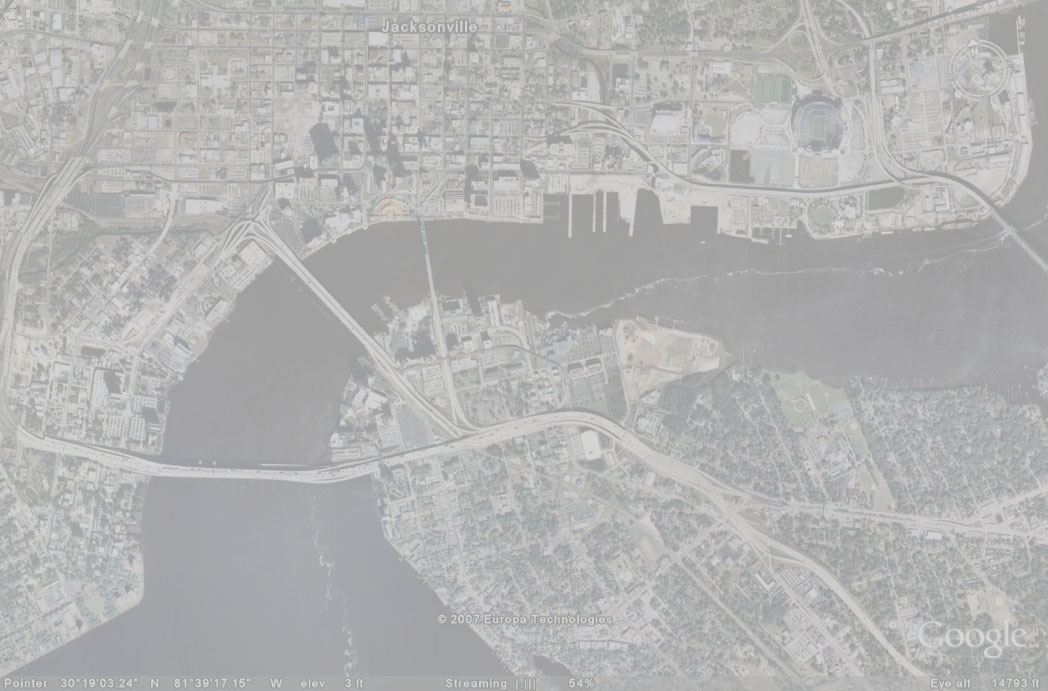
#> input picture sat_map3.jpg, 1048 x 691 px
$ python edges.py
#> lines starting #> are read from the running program, lines starting #| are printed output that depends on the picture
import cv2
import numpy as np
import pywt

img = cv2.imread("sat_map3.jpg")
#> img is the input picture: shape (691, 1048, 3); mean B, G, R 178.8, 179.2, 178.9
gray = cv2.cvtColor(img, cv2.COLOR_BGR2GRAY)

# thick edge detection mask
kernelx = np.array([[1, 1, 1], [0, 0, 0], [-1, -1, -1]])
kernely = np.array([[-1, 0, 1], [-1, 0, 1], [-1, 0, 1]])
kernel_anti_diagonal = np.array([[0, 1, 1], [-1, 0, 1], [-1, -1, 0]])
kernel_main_diagonal = np.array([[-1, -1, 0], [-1, 0, 1], [0, 1, 1]])
kernelx_reversed = np.array([[-1, -1, -1], [0, 0, 0], [1, 1, 1]])
kernely_reversed = np.array([[1, 0, -1], [1, 0, -1], [1, 0, -1]])
kernel_anti_diagonal_reversed = np.array([[0, -1, -1], [1, 0, -1], [1, 1, 0]])
kernel_main_diagonal_reversed = np.array([[1, 1, 0], [1, 0, -1], [0, -1, -1]])

# thin edge detection mask
horizontal = np.array([[-1, -1, -1], [1, 1, 1], [-1, -1, -1]])
vertical = np.array([[-1, 1, -1], [-1, 1, -1], [-1, 1, -1]])
anti_diagonal = np.array([[1, -1, -1], [-1, 1, -1], [-1, -1, 1]])
main_diagonal = np.array([[-1, -1, 1], [-1, 1, -1], [1, -1, -1]])
horizontal_negated = np.array([[1, 1, 1], [-1, -1, -1], [1, 1, 1]])
vertical_negated = np.array([[1, -1, 1], [1, -1, 1], [1, -1, 1]])
anti_diagonal_negated = np.array([[-1, 1, 1], [1, -1, 1], [1, 1, -1]])
main_diagonal_negated = np.array([[1, 1, -1], [1, -1, 1], [-1, 1, 1]])

# applying thick edge detection mask
img_prewittx_reversed = cv2.filter2D(gray, -1, kernelx_reversed)
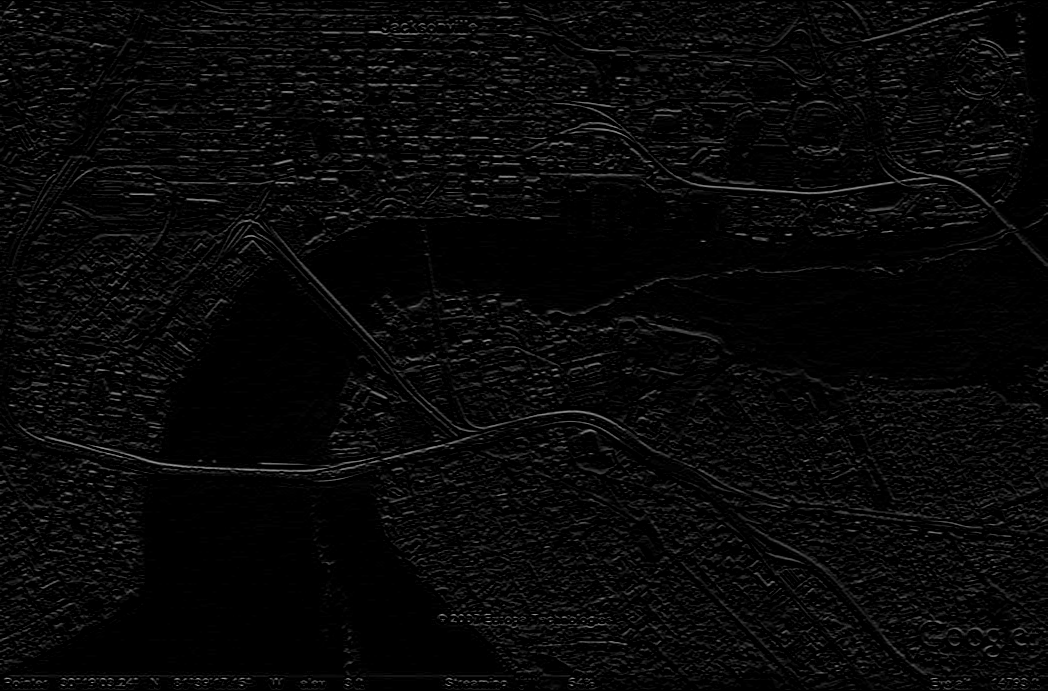
#> img_prewittx_reversed: shape (691, 1048); min 0, max 167, mean 8.2
img_prewitty_reversed = cv2.filter2D(gray, -1, kernely_reversed)
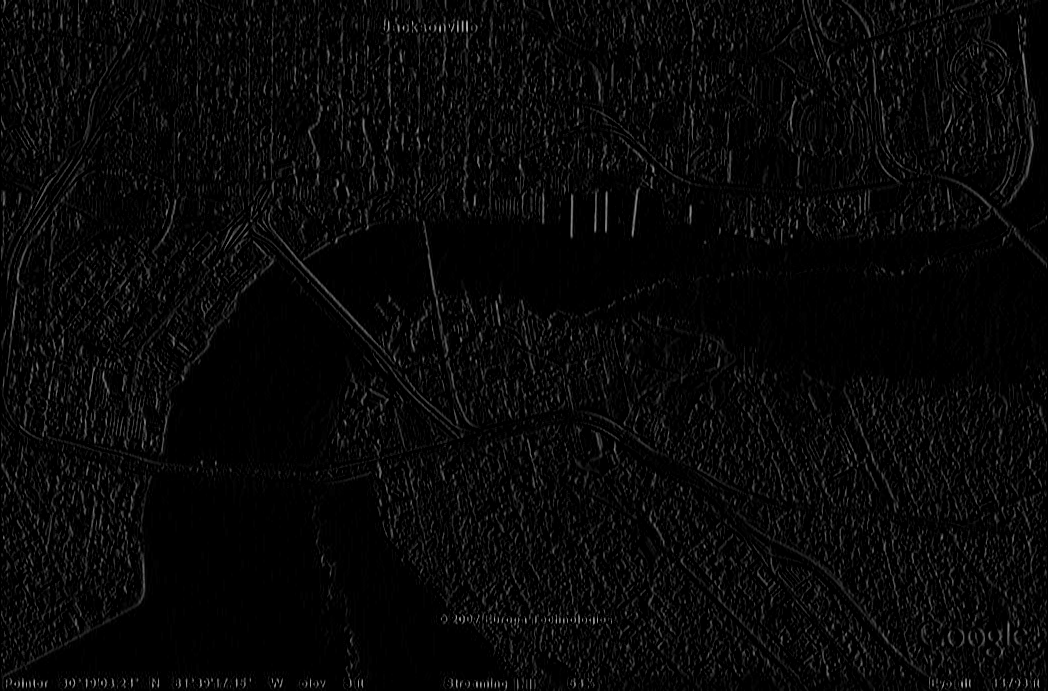
#> img_prewitty_reversed: shape (691, 1048); min 0, max 187, mean 7.9
img_prewitt_anti_diagonal_reversed = cv2.filter2D(
    gray, -1, kernel_anti_diagonal_reversed
)
img_prewitt_main_diagonal_reversed = cv2.filter2D(
    gray, -1, kernel_main_diagonal_reversed
)
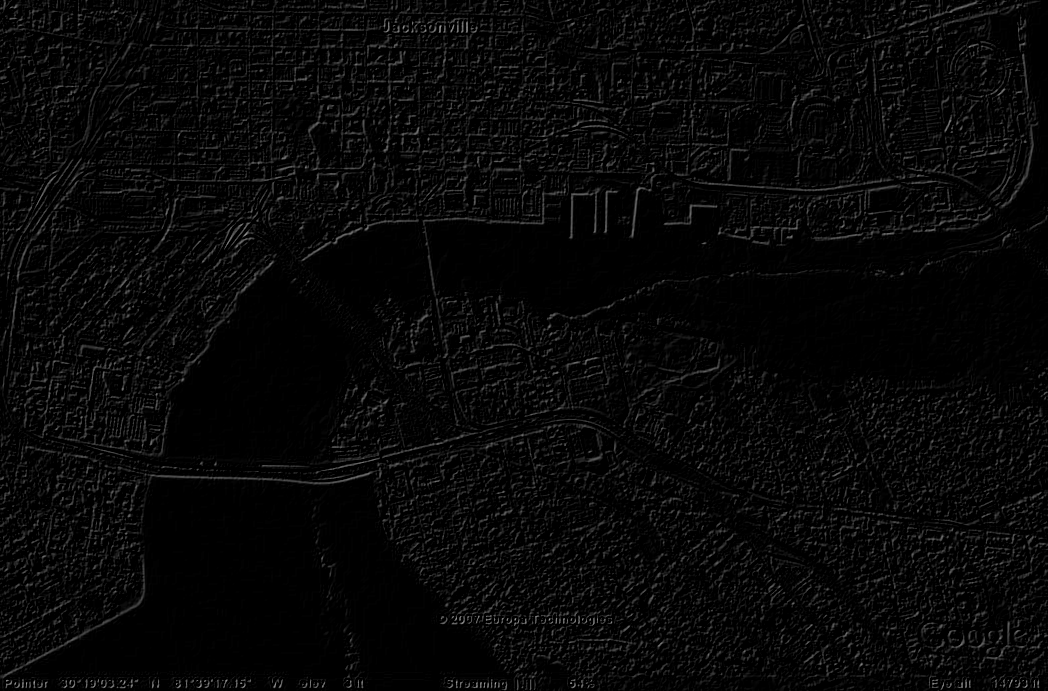
#> img_prewitt_main_diagonal_reversed: shape (691, 1048); min 0, max 170, mean 8
img_prewittx = cv2.filter2D(gray, -1, kernelx)
img_prewitty = cv2.filter2D(gray, -1, kernely)
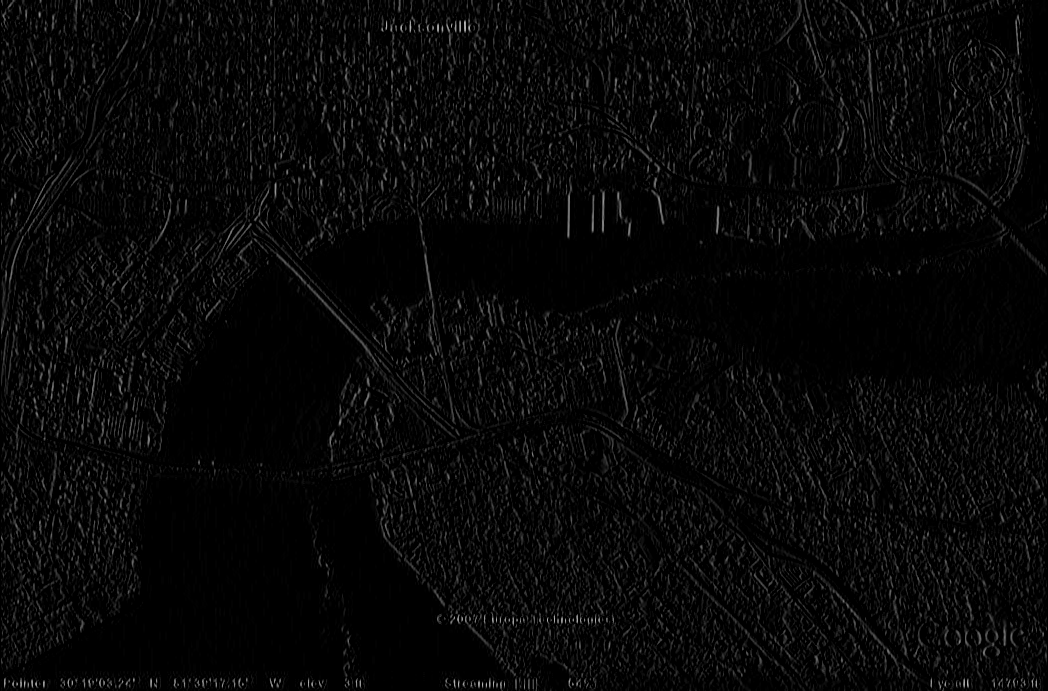
#> img_prewitty: shape (691, 1048); min 0, max 184, mean 7.8
img_prewitt_anti_diagonal = cv2.filter2D(gray, -1, kernel_anti_diagonal)
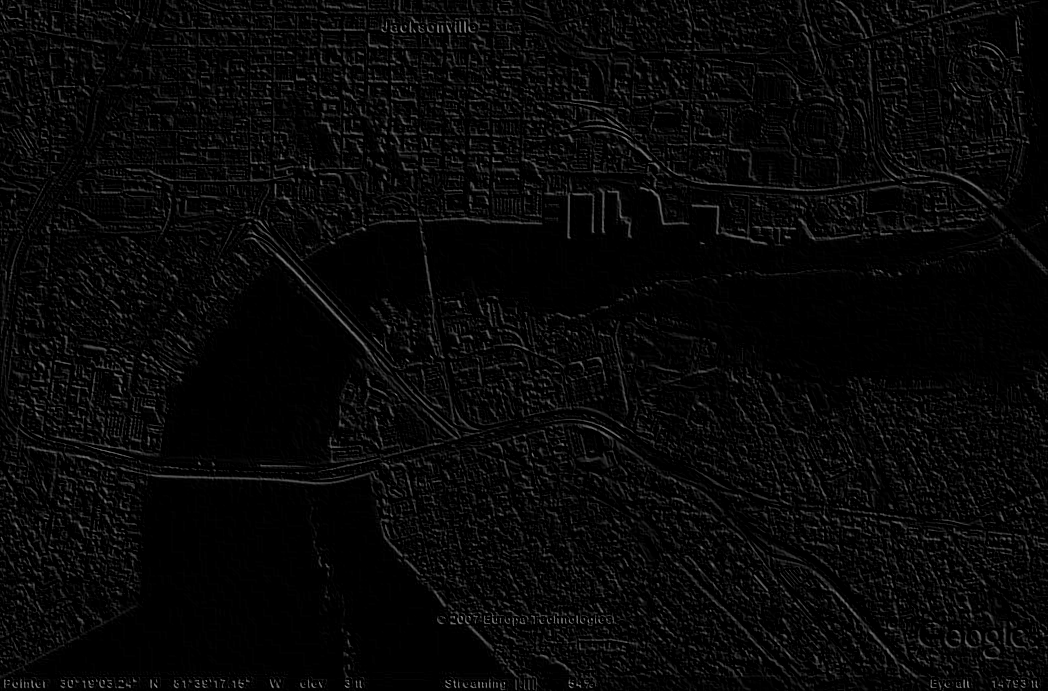
#> img_prewitt_anti_diagonal: shape (691, 1048); min 0, max 183, mean 8.2
img_prewitt_main_diagonal = cv2.filter2D(gray, -1, kernel_main_diagonal)

# applying thin edge detection mask
img_horizontal = cv2.filter2D(gray, -1, horizontal)
#> img_horizontal: shape (691, 1048); every value is 0
img_vertical = cv2.filter2D(gray, -1, vertical)
img_anti_diagonal = cv2.filter2D(gray, -1, anti_diagonal)
img_main_diagonal = cv2.filter2D(gray, -1, main_diagonal)
img_horizontal_negated = cv2.filter2D(gray, -1, horizontal_negated)
#> img_horizontal_negated: shape (691, 1048); every value is 255
img_vertical_negated = cv2.filter2D(gray, -1, vertical_negated)
img_anti_diagonal_negated = cv2.filter2D(gray, -1, anti_diagonal_negated)
img_main_diagonal_negated = cv2.filter2D(gray, -1, main_diagonal_negated)

cv2.imshow(
    "Prewitt",
    img_prewittx
    + img_prewitty
    + img_prewitt_anti_diagonal
    + img_prewitt_main_diagonal
    + img_prewittx_reversed
    + img_prewitty_reversed
    + img_prewitt_anti_diagonal_reversed
    + img_prewitt_main_diagonal_reversed
    + img_horizontal
    + img_vertical
    + img_anti_diagonal
    + img_main_diagonal
    + img_horizontal_negated
    + img_vertical_negated
    + img_anti_diagonal_negated
    + img_main_diagonal_negated,
)
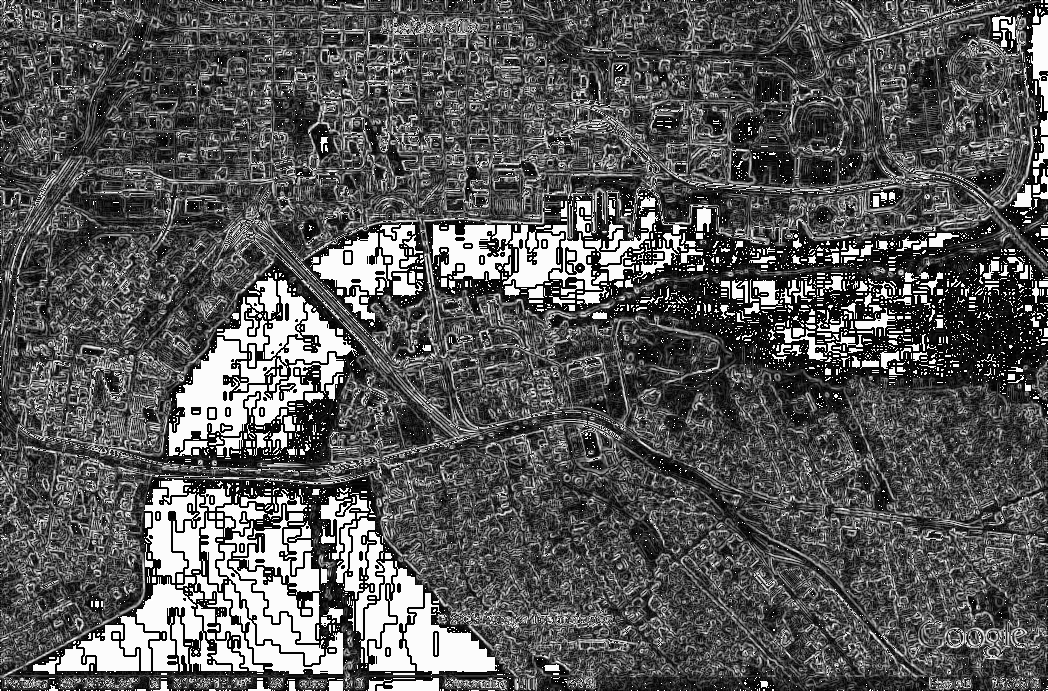
#> window 'Prewitt': shape (691, 1048); min 0, max 255, mean 88.2

cv2.imshow("main", img)


cv2.waitKey(0)
cv2.destroyAllWindows()
